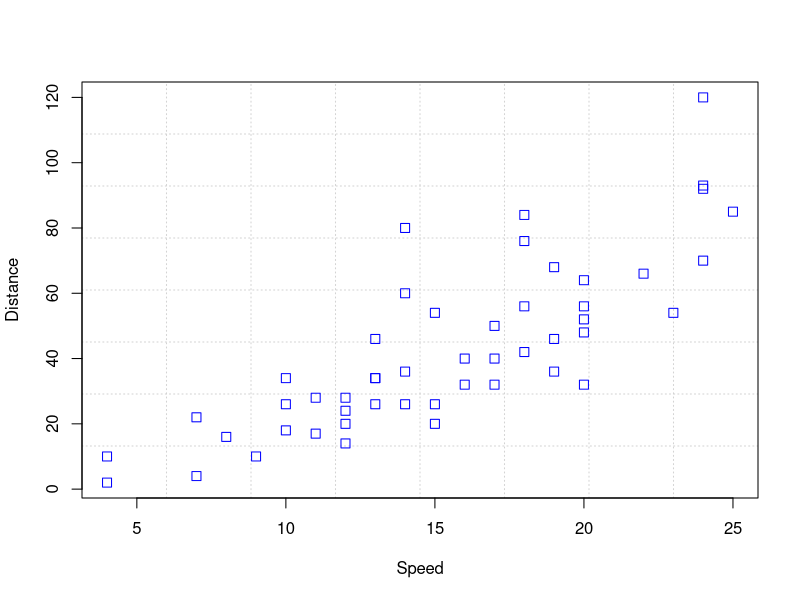
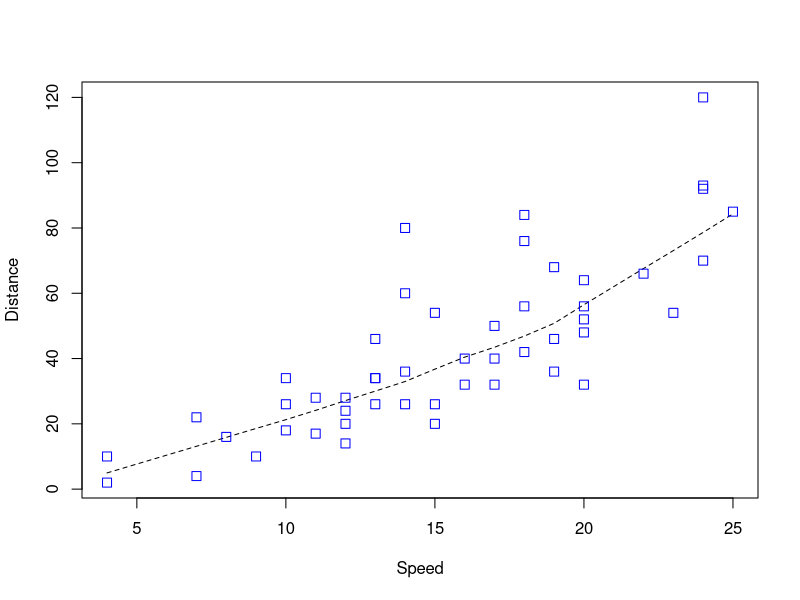
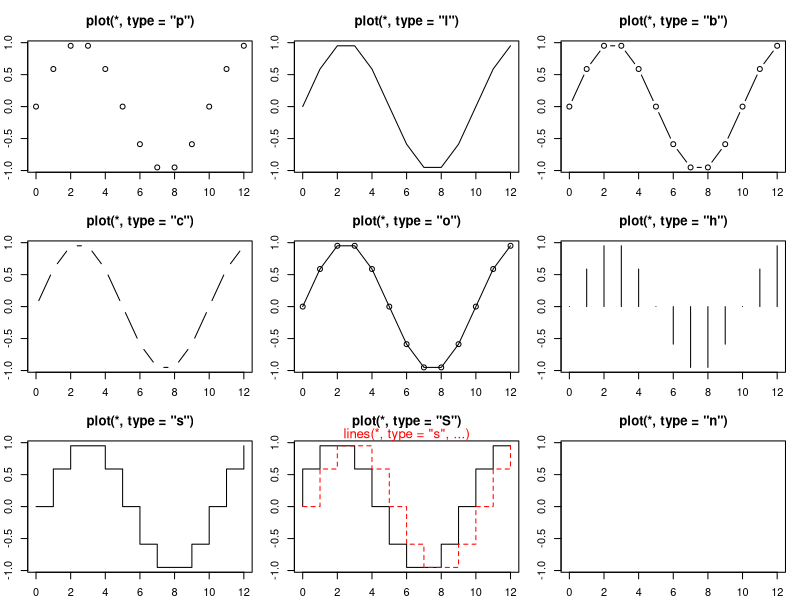
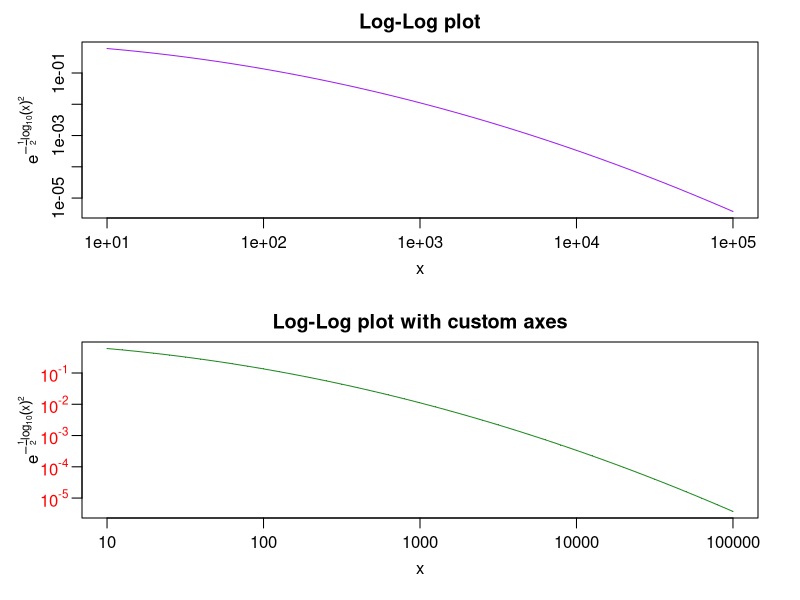
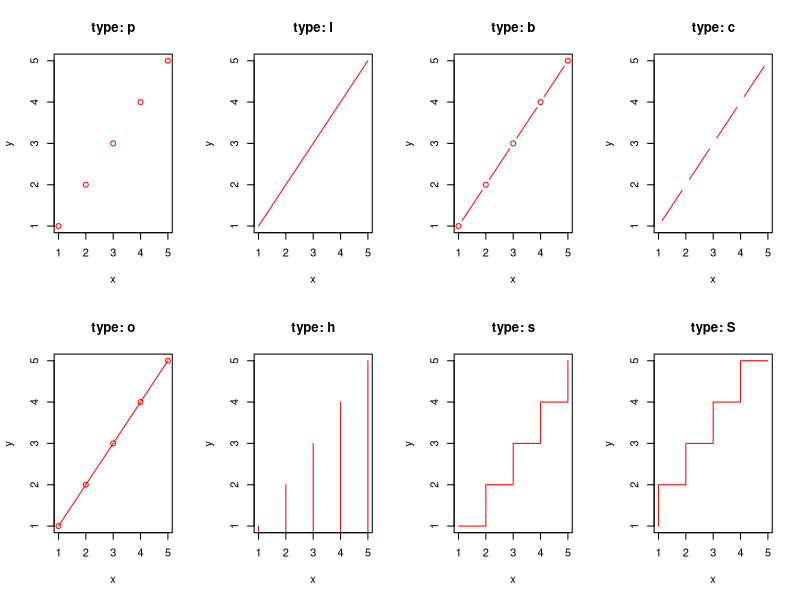
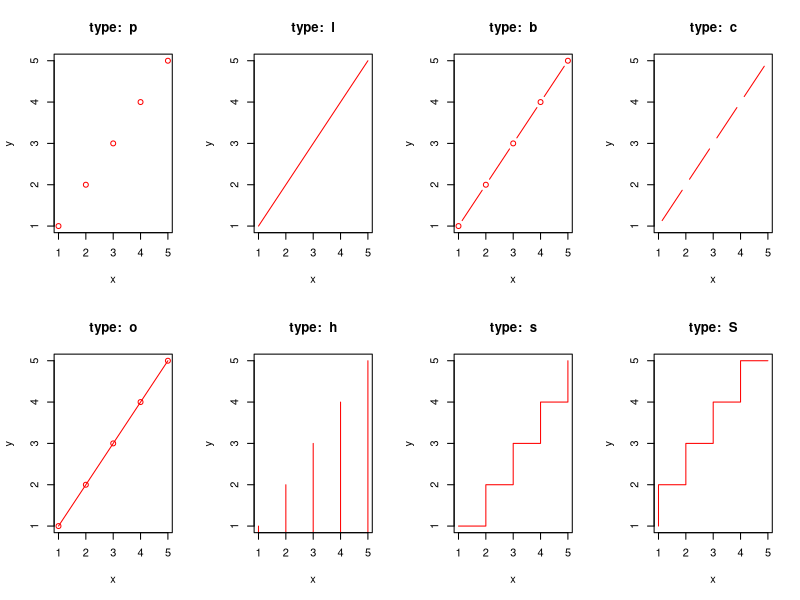
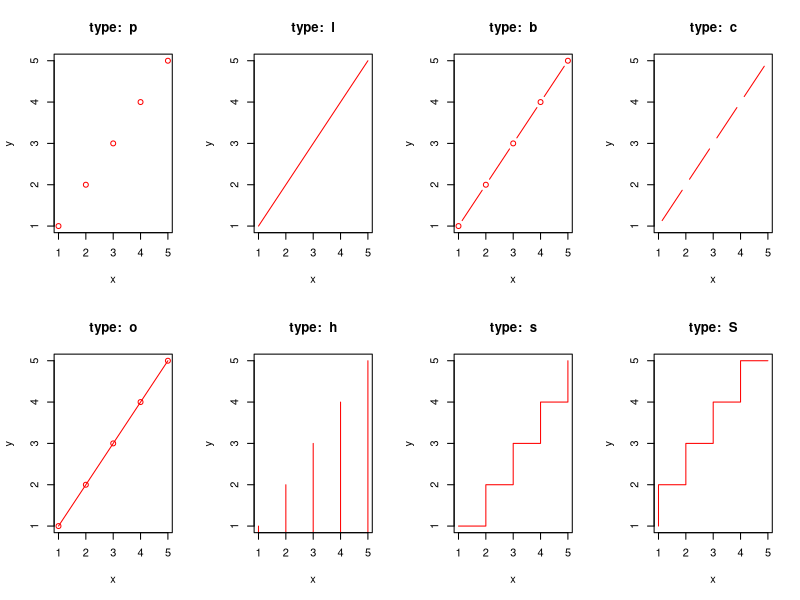
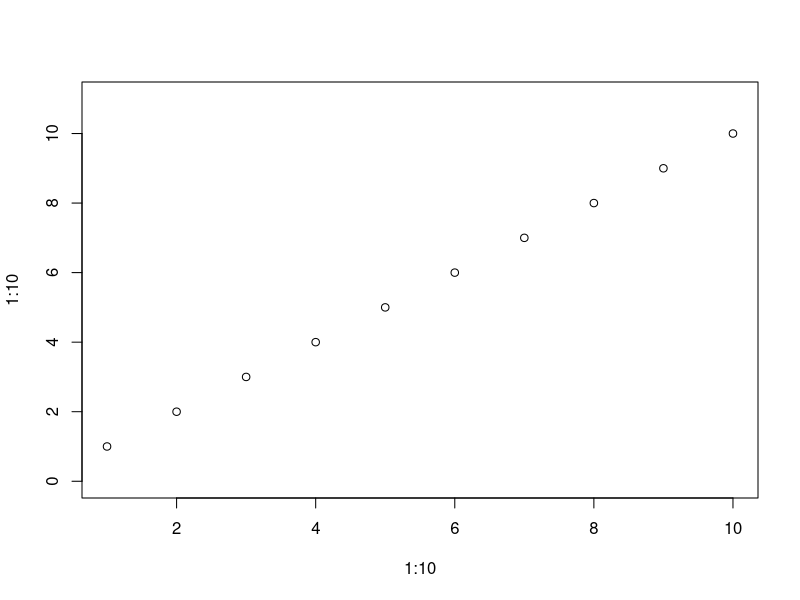

Write R code to recreate these figures, in order.
?plot
example(plot)

x <- c(1:5)
y <- c(1:5)
op <- par(mfrow = c(2, 4))
# method1
plot(x, y, type="p", main=paste("type: p"), col="red")
plot(x, y, type="l", main=paste("type: l"), col="red")
plot(x, y, type="b", main=paste("type: b"), col="red")
plot(x, y, type="c", main=paste("type: c"), col="red")
plot(x, y, type="o", main=paste("type: o"), col="red")
plot(x, y, type="h", main=paste("type: h"), col="red")
plot(x, y, type="s", main=paste("type: s"), col="red")
plot(x, y, type="S", main=paste("type: S"), col="red")

# method2
for(i in c("p", "l", "b", "c", "o", "h", "s", "S")) {
  plot(x, y, type=i, main=paste("type: ", i), col="red")
}

# method3
plottype <- c("p", "l", "b", "c", "o", "h", "s", "S")
p <- function(t) {
  plot(x, y, type=t, main=paste("type: ", t), col="red")
}
sapply(plottype, p, simplify=TRUE)
par(op)

# asp
plot(1:10, 1:10, asp=0.5)
plot(1:10, 1:10, asp=1)
plot(1:10, 1:10, asp=1.5)
plot(1:10, 1:10, asp=2)
